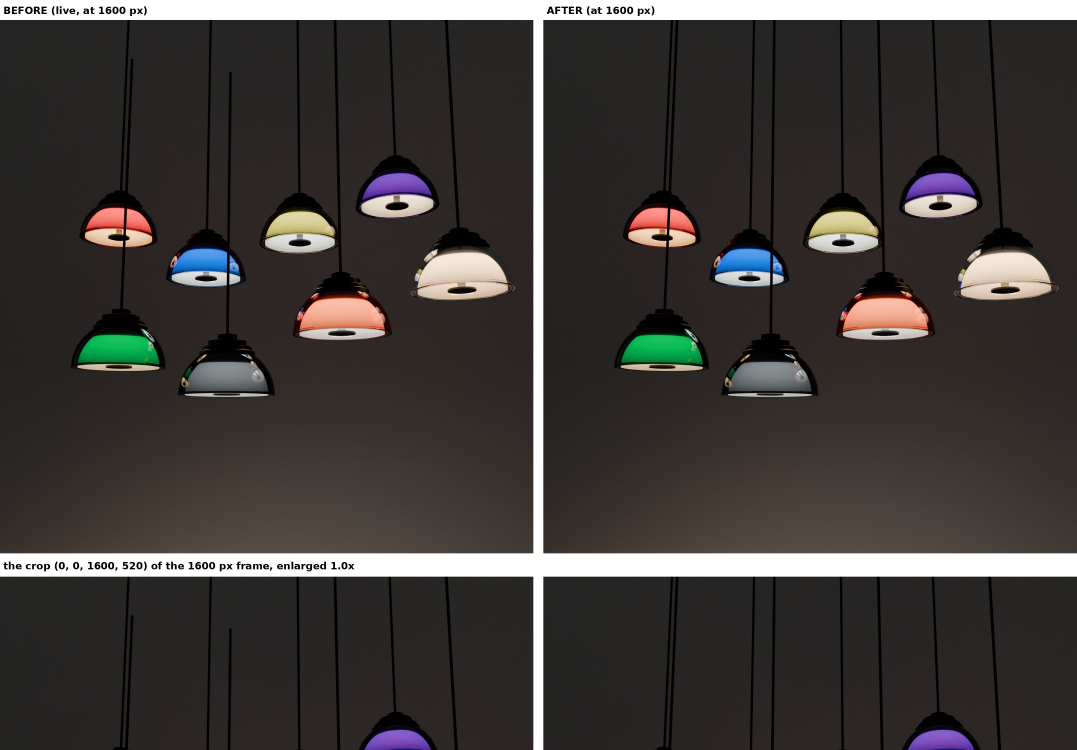
#> input picture renders/2026-11-25/barkhorn/lamp-site/support/before-after-cluster.jpg, 3230 x 2250 px, given in place of hemisphere-cluster.png, which was not available (shown at 1/3 size)
$ python crops.py
#> lines starting #> are read from the running program, lines starting #| are printed output that depends on the picture
"""Before (live, final/) and after (this folder) at the site's size (1600 px wide), whole and cropped where the sweep
found the faults. Writes before-after-cluster.jpg and before-after-inuse.jpg here. Python 3 with Pillow."""
import os
from PIL import Image, ImageDraw, ImageFont
HERE = os.path.dirname(os.path.abspath(__file__))
LIVE = os.path.join(HERE, '..', '..', '..', '..', '2026-11-10', 'barkhorn', 'lamp-site', 'final')
try:
    F = ImageFont.truetype('/usr/share/fonts/truetype/dejavu/DejaVuSans-Bold.ttf', 30)
except OSError:
    F = ImageFont.load_default()
def site(p):
    im = Image.open(p).convert('RGB'); return im.resize((1600, round(im.size[1] * 1600 / im.size[0])), Image.LANCZOS)
#> in site, im is the input picture: PIL image 3230x2250 RGB; mean R, G, B 63.5, 59.4, 56.9
for name, crop in (('hemisphere-cluster', (0, 0, 1600, 520)), ('hemisphere-ember-inuse', (700, 330, 1500, 800))):
    b, a = site(os.path.join(LIVE, name + '.png')), site(os.path.join(HERE, name + '.png'))
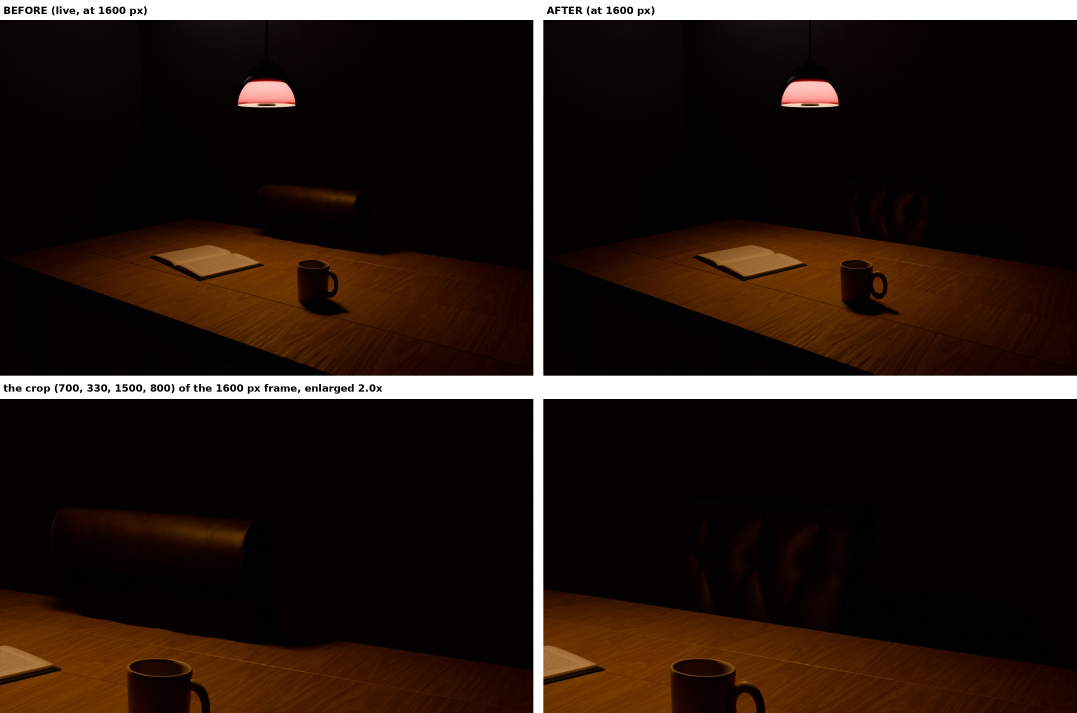
#> input picture renders/2026-11-25/barkhorn/lamp-site/support/before-after-ember-inuse.jpg, 3230 x 2137 px, given in place of hemisphere-cluster.png, which was not available (shown at 1/3 size)
#> in site, im is the input picture: PIL image 3230x2137 RGB; mean R, G, B 37.5, 26, 18.9
    cb, ca = b.crop(crop), a.crop(crop)
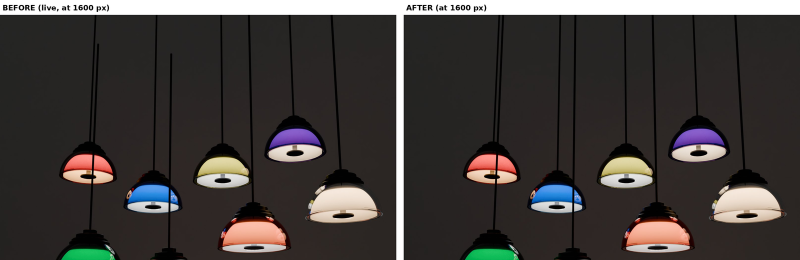
#> cb: PIL image 1600x520 RGB (shown at 1/2 size); mean R, G, B 64.8, 60.3, 58.3
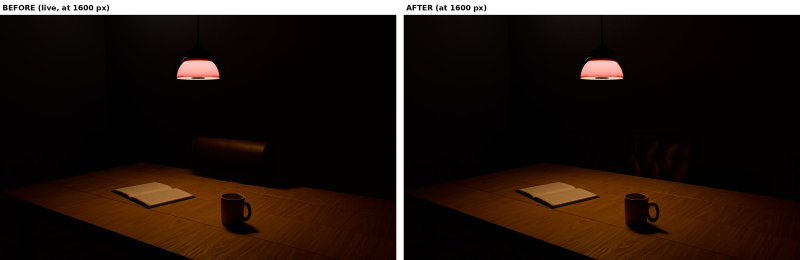
#> ca: PIL image 1600x520 RGB (shown at 1/2 size); mean R, G, B 37, 25.6, 19.2
    W = 1600 * 2 + 30; H = 60 + b.size[1] + 60 + cb.size[1] * (1600 // cb.size[0] if cb.size[0] < 1600 else 1)
#> after `H = 60 + b.size[1] + 60 + cb.size[1] * (1600 // cb.size[0] if cb.size[`: H = 1755
    k = 1600 / cb.size[0]; cb = cb.resize((1600, round(cb.size[1] * k)), Image.LANCZOS); ca = ca.resize(cb.size, Image.LANCZOS)
#> after `k = 1600 / cb.size[0]`: k = 1
    S = Image.new('RGB', (W, 60 + b.size[1] + 70 + cb.size[1]), (255, 255, 255)); d = ImageDraw.Draw(S)
#> after `S = Image.new('RGB', (W, 60 + b.size[1] + 70 + cb.size[1]), (255, 255,`: S: PIL image 3230x1765 RGB; every value is 255
    d.text((10, 14), 'BEFORE (live, at 1600 px)', font=F, fill=(0, 0, 0)); d.text((1630 + 10, 14), 'AFTER (at 1600 px)', font=F, fill=(0, 0, 0))
    S.paste(b, (0, 60)); S.paste(a, (1630, 60))
#> after `S.paste(b, (0, 60))`:
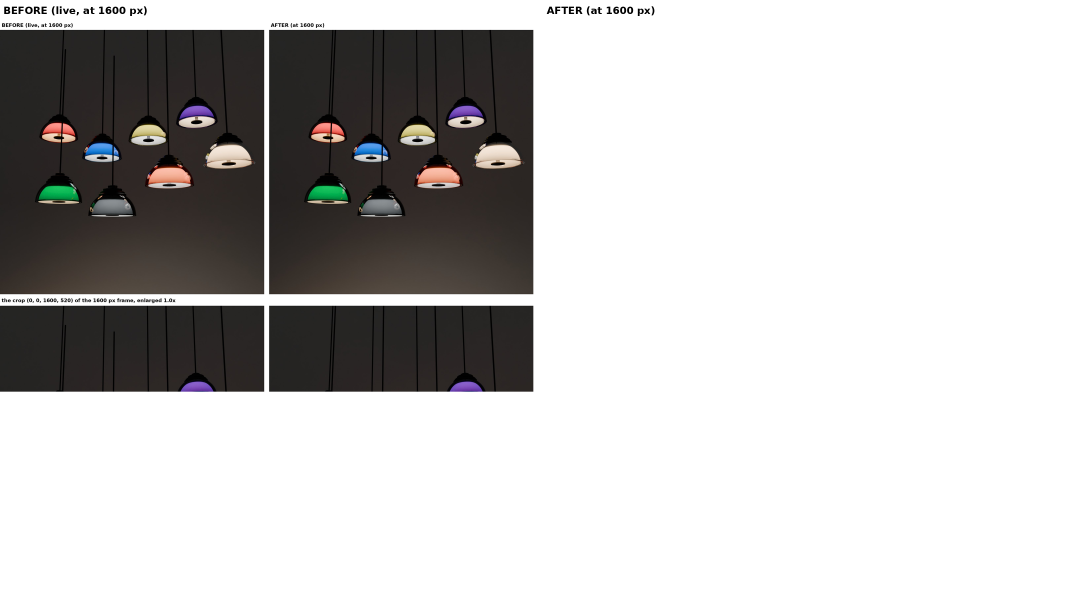
#> S: PIL image 3230x1765 RGB (shown at 1/3 size); mean R, G, B 194.8, 193.5, 192.7
#> after `S.paste(a, (1630, 60))`:
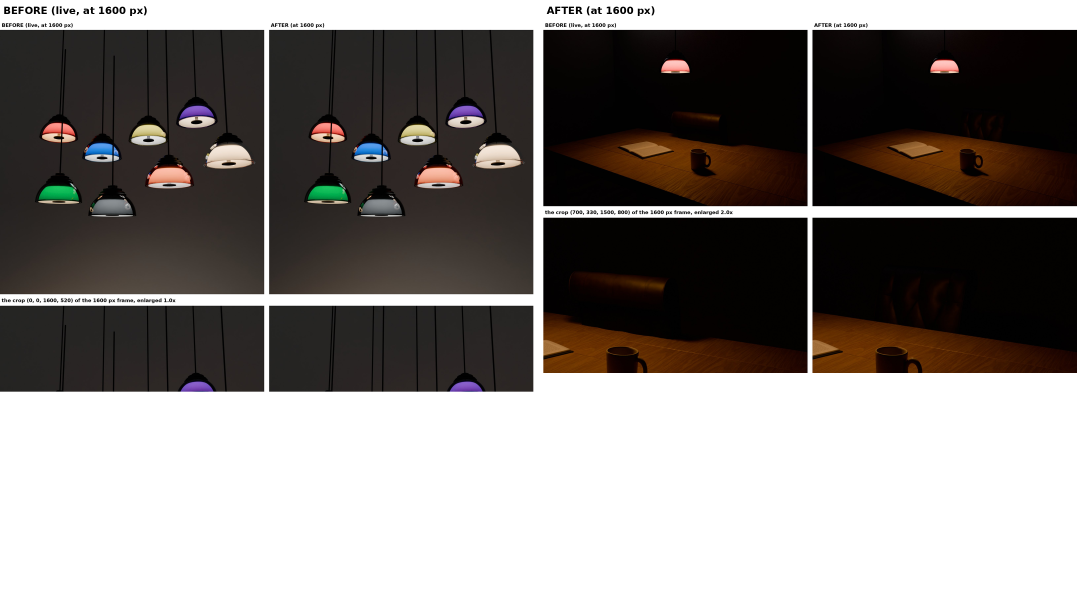
#> S: PIL image 3230x1765 RGB (shown at 1/3 size); mean R, G, B 130.1, 125.4, 122.5
    y = 60 + b.size[1] + 10
#> y = 1185
    d.text((10, y + 10), f'the crop {crop} of the 1600 px frame, enlarged {k:.1f}x', font=F, fill=(0, 0, 0))
    S.paste(cb, (0, y + 60)); S.paste(ca, (1630, y + 60))
#> after `S.paste(cb, (0, y + 60))`:
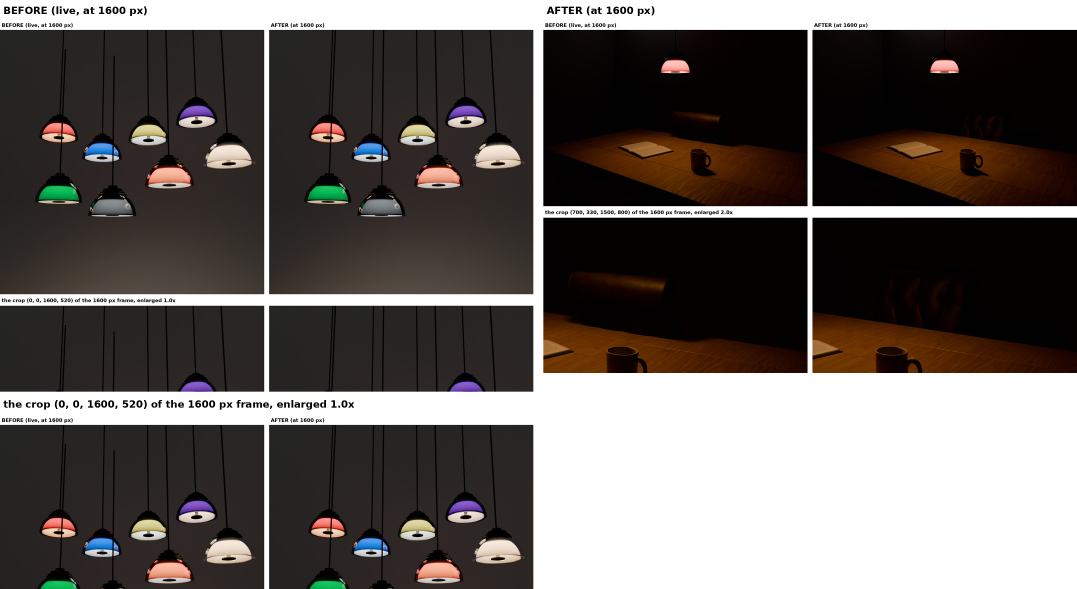
#> S: PIL image 3230x1765 RGB (shown at 1/3 size); mean R, G, B 101.9, 96.6, 93.4
#> after `S.paste(ca, (1630, y + 60))`:
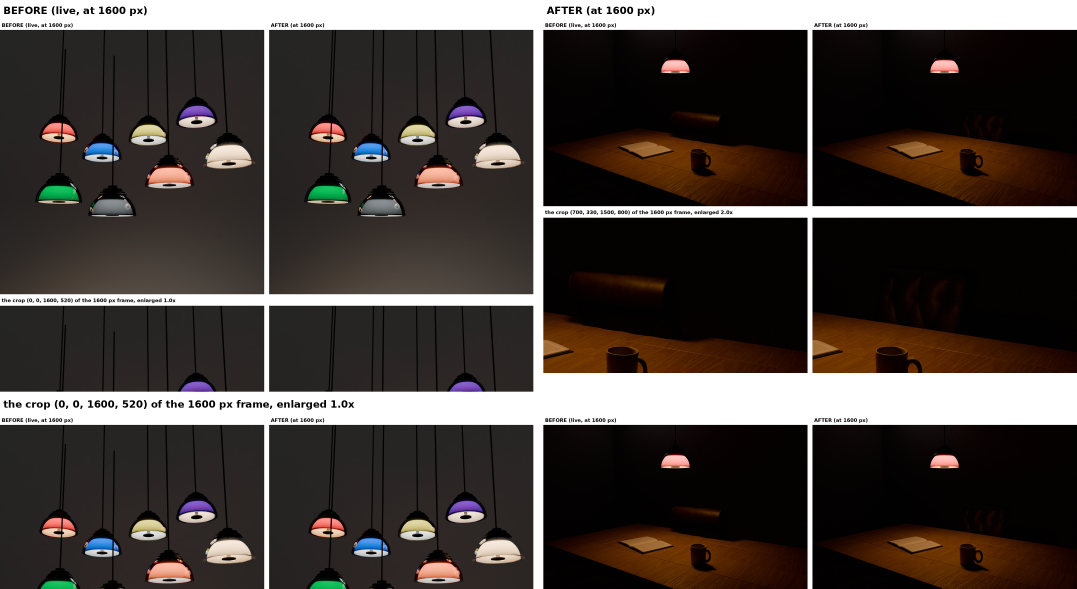
#> S: PIL image 3230x1765 RGB (shown at 1/3 size); mean R, G, B 70.1, 63.1, 59
#> (the run stopped early here; a loop or call above may not have finished)
